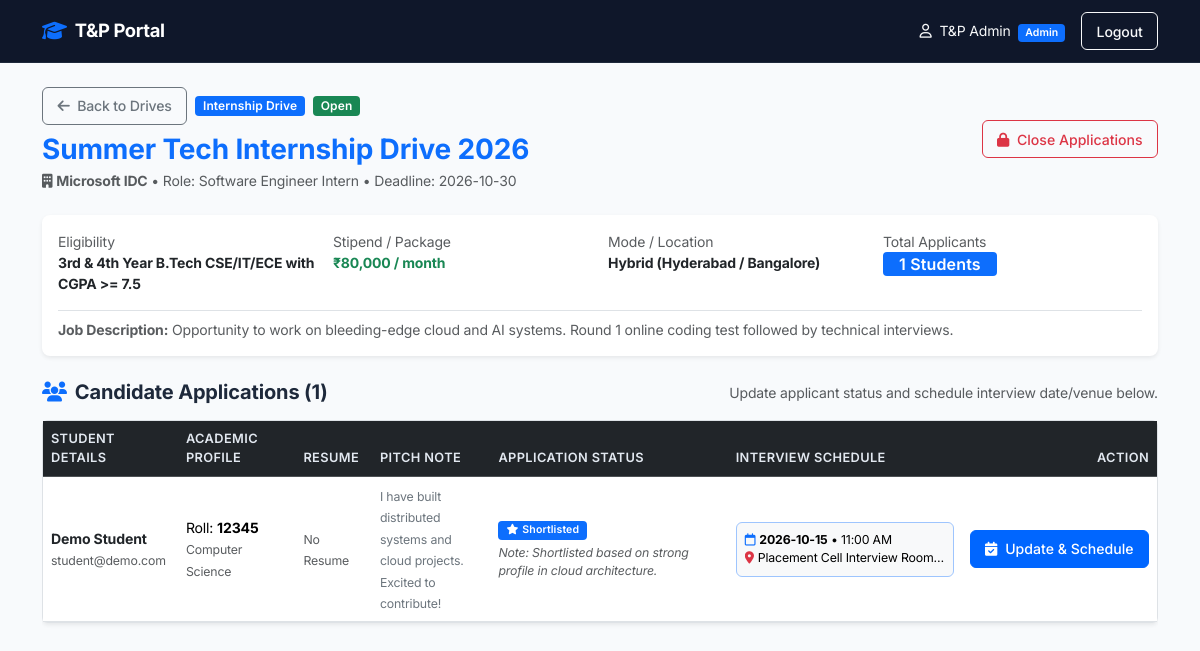
The app's page /admin/events/1 (signed in) with its own data.
### tables this page shows
CREATE TABLE events (
            id INTEGER PRIMARY KEY AUTOINCREMENT,
            title TEXT NOT NULL,
            company_name TEXT NOT NULL,
            event_type TEXT NOT NULL DEFAULT 'Internship Drive',
            role TEXT,
            eligibility TEXT,
            stipend TEXT,
            mode TEXT DEFAULT 'On-Campus',
            location TEXT,
            deadline TEXT,
            description TEXT,
            link TEXT,
            status TEXT DEFAULT 'Open' CHECK(status IN ('Open', 'Closed')),
            created_at TIMESTAMP DEFAULT CURRENT_TIMESTAMP
        );

CREATE TABLE event_applications (
            id INTEGER PRIMARY KEY AUTOINCREMENT,
            event_id INTEGER NOT NULL,
            student_id INTEGER NOT NULL,
            resume_filename TEXT,
            student_note TEXT,
            status TEXT DEFAULT 'Applied' CHECK(status IN ('Applied', 'Under Review', 'Shortlisted', 'Selected', 'Rejected')),
            admin_notes TEXT,
            applied_at TIMESTAMP DEFAULT CURRENT_TIMESTAMP, interview_date TEXT, interview_time TEXT, interview_venue TEXT, interview_instructions TEXT,
            FOREIGN KEY (event_id) REFERENCES events(id) ON DELETE CASCADE,
            FOREIGN KEY (student_id) REFERENCES users(id) ON DELETE CASCADE,
            UNIQUE(event_id, student_id)
        );

CREATE TABLE users (
            id INTEGER PRIMARY KEY AUTOINCREMENT,
            full_name TEXT NOT NULL,
            email TEXT UNIQUE NOT NULL,
            password_hash TEXT NOT NULL,
            role TEXT NOT NULL CHECK(role IN ('student', 'admin', 'manager')),
            roll_number TEXT,
            branch TEXT,
            created_at TIMESTAMP DEFAULT CURRENT_TIMESTAMP
        , phone TEXT, cgpa TEXT, resume_filename TEXT);

### app.py (the view)
@app.route('/admin/events/<int:event_id>')
@login_required
@admin_required
def admin_event_detail(event_id):
    conn = get_db_connection()
    event = conn.execute('SELECT * FROM events WHERE id = ?', (event_id,)).fetchone()
    if not event:
        conn.close()
        abort(404)
    applications = conn.execute('''
        SELECT ea.*, users.full_name, users.email, users.roll_number, users.branch, users.phone, users.cgpa
        FROM event_applications ea
        JOIN users ON ea.student_id = users.id
        WHERE ea.event_id = ?
        ORDER BY ea.applied_at DESC
    ''', (event_id,)).fetchall()
    conn.close()
    return render_template('admin_event_detail.html', event=event, applications=applications)

### app.py (called while the page is built)
def login_required(f):
    @wraps(f)
    def wrapper(*args, **kwargs):
        if 'user_id' not in session:
            flash('Please log in first.', 'warning')
            return redirect(url_for('login'))
        return f(*args, **kwargs)
    return wrapper

def admin_required(f):
    @wraps(f)
    def wrapper(*args, **kwargs):
        if session.get('role') != 'admin':
            abort(403)
        return f(*args, **kwargs)
    return wrapper

### database.py (called while the page is built)
def get_db_connection():
    conn = sqlite3.connect(DB_PATH)
    conn.row_factory = sqlite3.Row
    conn.execute("PRAGMA foreign_keys = ON")
    return conn

### templates/admin_event_detail.html (shortened to what this page needs)
{% extends 'base.html' %}
{% block content %}
<div class="d-flex flex-wrap justify-content-between align-items-center mb-4 gap-2">
    <div>
        <div class="d-flex align-items-center gap-2 mb-2">
            <a href="{{ url_for('admin_dashboard', tab='events') }}" class="btn btn-outline-secondary btn-sm">
                <i class="fa-solid fa-arrow-left me-1"></i> Back to Drives
            </a>
            <span class="badge {% if event.event_type == 'Internship Drive' %}bg-primary{% elif event.event_type == 'T&P Request' %}bg-warning text-dark{% else %}bg-info text-dark{% endif %}">
                {{ event.event_type }}
            </span>
            <span class="badge {% if event.status == 'Open' %}bg-success{% else %}bg-secondary{% endif %}">
                {{ event.status }}
            </span>
        </div>
        <h3 class="fw-bold mb-1 text-primary">{{ event.title }}</h3>
        <p class="text-muted mb-0 small">
            <i class="fa-solid fa-building me-1"></i><strong>{{ event.company_name }}</strong> &bull;
            Role: {{ event.role or 'Intern' }} &bull;
            Deadline: {{ event.deadline or 'Open' }}
        </p>
    </div>
    <div class="d-flex gap-2">
        <form action="{{ url_for('admin_toggle_event_status', event_id=event.id) }}" method="POST">
            <button type="submit" class="btn btn-sm {% if event.status == 'Open' %}btn-outline-danger{% else %}btn-outline-success{% endif %}">
                {% if event.status == 'Open' %}
                    <i class="fa-solid fa-lock me-1"></i> Close Applications
                {% else %}
                    <i class="fa-solid fa-lock-open me-1"></i> Re-open Applications
                {% endif %}
            </button>
        </form>
    </div>
</div>
<div class="card shadow-sm border-0 mb-4 bg-white">
    <div class="card-body p-3">
        <div class="row g-3 small">
            <div class="col-md-3">
                <span class="text-muted d-block">Eligibility</span>
                <strong>{{ event.eligibility or 'All Eligible Branches' }}</strong>
            </div>
            <div class="col-md-3">
                <span class="text-muted d-block">Stipend / Package</span>
                <strong class="text-success">{{ event.stipend or 'Not Disclosed' }}</strong>
            </div>
            <div class="col-md-3">
                <span class="text-muted d-block">Mode / Location</span>
                <strong>{{ event.mode }} ({{ event.location or 'Campus' }})</strong>
            </div>
            <div class="col-md-3">
                <span class="text-muted d-block">Total Applicants</span>
                <span class="badge bg-primary px-3 py-1 fs-6">{{ applications|length }} Students</span>
            </div>
        </div>
        {% if event.description %}
        <p class="text-muted small mt-3 mb-0 pt-2 border-top">
            <strong>Job Description:</strong> {{ event.description }}
        </p>
        {% endif %}
    </div>
</div>
<div class="d-flex justify-content-between align-items-center mb-3">
    <h5 class="fw-bold mb-0"><i class="fa-solid fa-users text-primary me-2"></i>Candidate Applications ({{ applications|length }})</h5>
    <span class="text-muted small">Update applicant status and schedule interview date/venue below.</span>
</div>
<div class="table-responsive">
    <table class="table table-hover align-middle bg-white shadow-sm border rounded">
        <thead class="table-dark">
            <tr>
                <th>Student Details</th>
                <th>Academic Profile</th>
                <th>Resume</th>
                <th>Pitch Note</th>
                <th>Application Status</th>
                <th>Interview Schedule</th>
                <th class="text-end">Action</th>
            </tr>
        </thead>
        <tbody>
            {% for app in applications %}
            <tr>
                <td>
                    <strong class="text-dark">{{ app.full_name }}</strong><br>
                    <small class="text-muted">{{ app.email }}</small><br>
                </td>
                <td>
                    <div>Roll: <strong>{{ app.roll_number or '-' }}</strong></div>
                    <small class="text-muted">{{ app.branch or '-' }}</small><br>
                </td>
                <td>
                    {% if app.resume_filename %}
                        <a href="{{ url_for('uploaded_resume', filename=app.resume_filename) }}" target="_blank" class="btn btn-sm btn-outline-danger text-nowrap">
                            <i class="fa-solid fa-file-pdf me-1"></i> View Resume
                        </a>
                    {% else %}
                        <span class="text-muted small">No Resume</span>
                    {% endif %}
                </td>
                <td style="max-width: 180px;">
                    <small class="text-secondary text-break">{{ app.student_note or 'No custom note attached.' }}</small>
                </td>
                <td>
                    {% if app.status == 'Shortlisted' %}
                        <span class="badge bg-primary text-white px-2 py-1"><i class="fa-solid fa-star me-1"></i>Shortlisted</span>
                    {% elif app.status == 'Selected' %}
                        <span class="badge bg-success text-white px-2 py-1"><i class="fa-solid fa-check me-1"></i>Selected</span>
                    {% elif app.status == 'Under Review' %}
                        <span class="badge bg-info text-dark px-2 py-1">Under Review</span>
                    {% elif app.status == 'Rejected' %}
                        <span class="badge bg-danger text-white px-2 py-1">Rejected</span>
                    {% else %}
                        <span class="badge bg-secondary text-white px-2 py-1">Applied</span>
                    {% endif %}
                    {% if app.admin_notes %}
                    <small class="d-block text-muted mt-1 fst-italic">Note: {{ app.admin_notes }}</small>
                    {% endif %}
                </td>
                <td>
                    {% if app.status == 'Shortlisted' and app.interview_date %}
                        <div class="small p-2 bg-light rounded border border-primary-subtle">
                            <div><i class="fa-regular fa-calendar text-primary me-1"></i><strong>{{ app.interview_date }}</strong> {% if app.interview_time %}&bull; {{ app.interview_time }}{% endif %}</div>
                            <div class="text-truncate" style="max-width: 200px;" title="{{ app.interview_venue }}">
                                <i class="fa-solid fa-location-dot text-danger me-1"></i>{{ app.interview_venue or 'Venue TBD' }}
                            </div>
                        </div>
                    {% elif app.status == 'Shortlisted' %}
                        <span class="badge bg-warning text-dark"><i class="fa-regular fa-clock me-1"></i>Interview Not Scheduled</span>
                    {% else %}
                        <span class="text-muted small">-</span>
                    {% endif %}
                </td>
                <td class="text-end">
                    <button type="button" class="btn btn-sm btn-primary text-nowrap" data-bs-toggle="modal" data-bs-target="#scheduleModal-{{ app.id }}">
                        <i class="fa-solid fa-calendar-check me-1"></i> Update & Schedule
                    </button>
                </td>
            </tr>
            {% endfor %}
        </tbody>
    </table>
</div>
{% endblock %}

### static/css/style.css (style rules this page uses)
:root { --primary-color: #0066ff; --primary-hover: #0052cc; --text-main: #1e293b; --text-muted: #64748b; --border-color: #e2e8f0; --bg-page: #f8fafc; --card-bg: #ffffff; }
body { background-color: var(--bg-page); font-family: 'Inter', -apple-system, BlinkMacSystemFont, "Segoe UI", Roboto, sans-serif; color: var(--text-main); letter-spacing: -0.01em; }
.card { background: var(--card-bg); border: 1px solid var(--border-color); border-radius: 8px; box-shadow: 0 1px 3px rgba(0, 0, 0, 0.03); transition: transform 0.15s ease, box-shadow 0.15s ease; }
.btn { border-radius: 6px; font-weight: 500; font-size: 0.88rem; padding: 0.45rem 0.9rem; transition: all 0.15s ease; }
.btn-primary { background-color: var(--primary-color); border-color: var(--primary-color); }
.table { border-collapse: separate; border-spacing: 0; }
.table th { font-weight: 600; font-size: 0.8rem; text-transform: uppercase; letter-spacing: 0.03em; color: #e2e8f0; }
.table td { font-size: 0.88rem; }
.badge { border-radius: 4px; font-weight: 600; letter-spacing: 0.01em; }

### records on screen
events: event_type "Internship Drive", status "Open", title "Summer Tech Internship Drive 2026", company_name "Microsoft IDC", role "Software Engineer Intern", deadline "2026-10-30", eligibility "3rd & 4th Year B.Tech CSE/IT/ECE with CGPA >= 7.5", stipend "₹80,000 / month", mode "Hybrid", location "Hyderabad / Bangalore", description "Opportunity to work on bleeding-edge cloud and AI systems. Round 1 online coding test followed by technical interviews."
event_applications: full_name "Demo Student", email "student@demo.com", roll_number "12345", branch "Computer Science", student_note "I have built distributed systems and cloud projects. Excited to contribute!", status "Shortlisted" (drawn), admin_notes "Shortlisted based on strong profile in cloud architecture.", interview_date "2026-10-15", interview_time "11:00 AM", interview_venue "Placement Cell Interview Room…"

### other values on screen
{{ session.full_name }} "T&P Admin"
{{ session.role|capitalize }} "Admin"
{{ applications|length }} "1"
